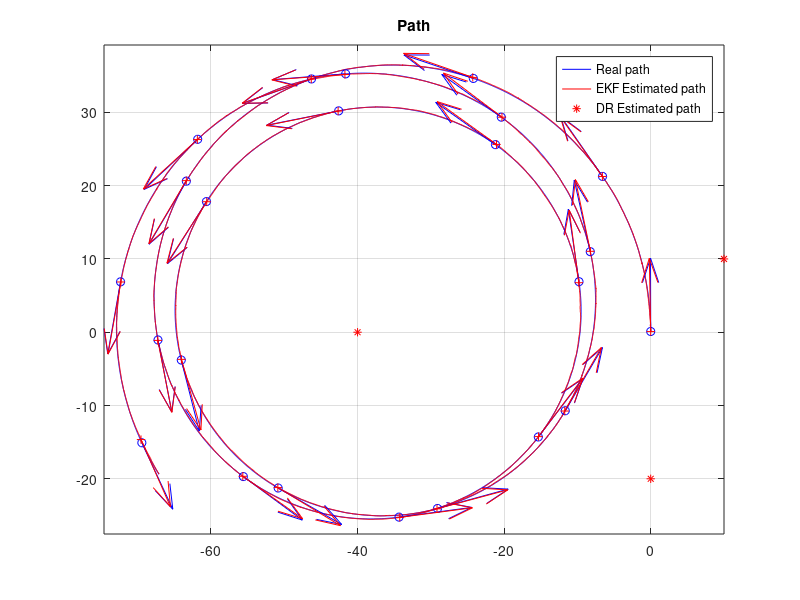
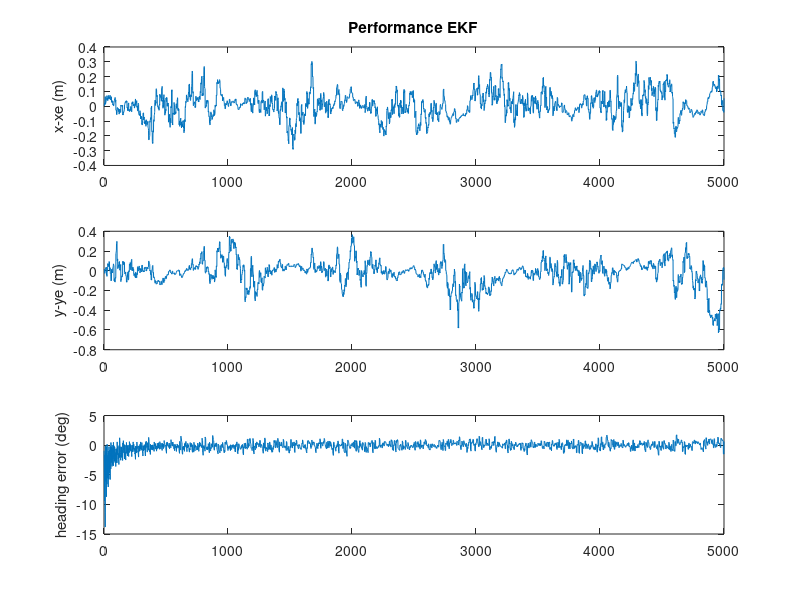
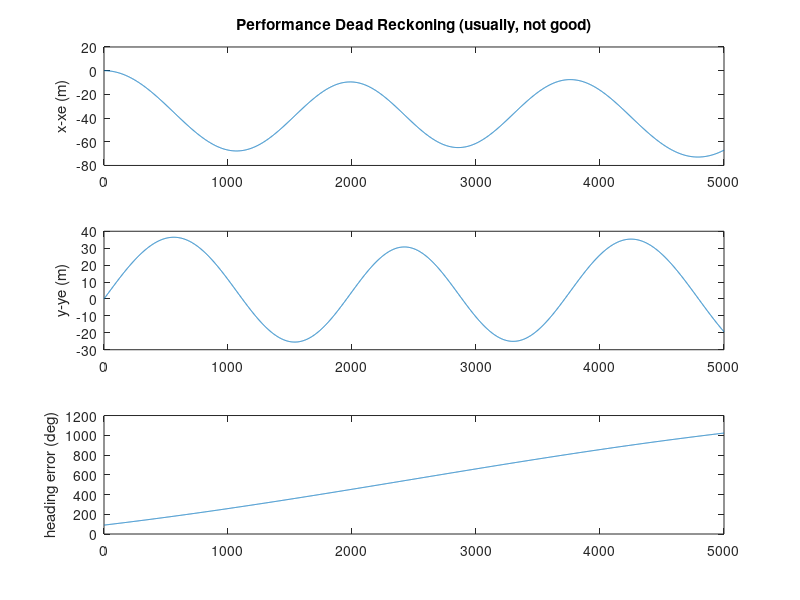
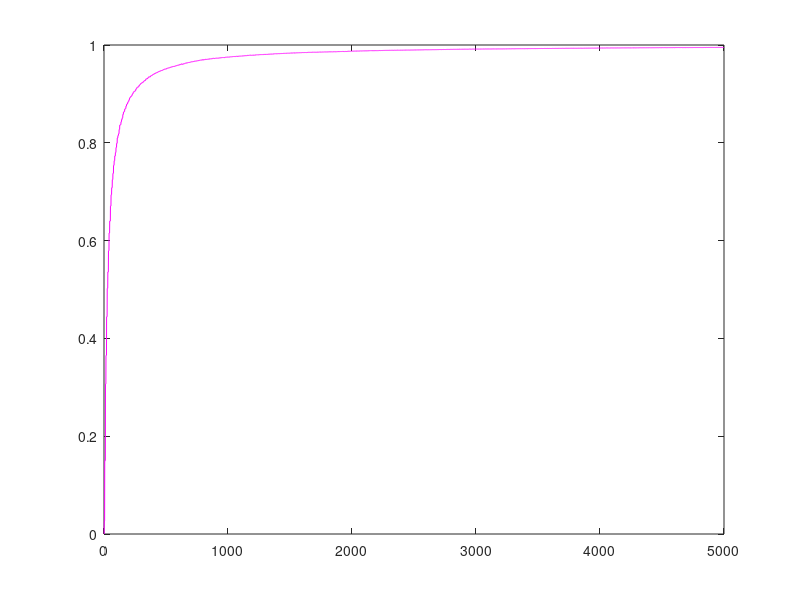

Here is the MATLAB script that generated these plots, in order:
% DemoEKF.m - version 2018.1
% MRTN4010 - S1.2018
% Example using Extended Kalman Filter (EKF) for the localization problem, using laser range observations.


% Note#1:
% For each "laser scan" we extract the detected landmarks and then we use their ranges to update the estimated 
% states (3DoF: 2D position and heading of the platform).  
% Even frequently using "just" one range (related to some landmark) the estimator is
% able to estimate the pose (position and heading, 3DoF)!!!
% Q: How is this possible?
% A: This is because in addition to the observation model we use the process model (which correlates the states in time) as well.
% As the robot moves then we obtain several observations from different poses (and at different times).
% This system is what is said to be "Observable" 
% (its internal states can be estimated by observing its "outputs", in this case we measure the robot's distance to certain landmark/landmarks).

% it seems that having just range (1D) and certain process model we would
% be able to estimate (x,y, Phi)  (3D)! 
% analogy/question: can we do stereo vision with a perfect process model and just 1 eye? 
% analogy/question: can we do stereo vision with a "good but not perfect" process model and just 1 eye? 
% answer: YES; this problem is called "mapping" (given, approximately, out position, we estimate the position of OOIs)


% Note#2: in this simulation we run the process model at certain frequency
% (dt=50ms), however we do not assume we get measurements (for the observations) at that sample
% rate (that situation would be great!, but it is not always possible). We assume observations have a slower sample rate. This
% is to show that even for a poor system (observing at low rate) the estimation process is still good and feasible. 


%Note #3:
% You can change many things in this simulation (that is the beauty of testing things under simulations):
% 1)  the geographical distribution and number of landmarks.
% 2)  the noise's standard deviations in the inputs of the kinematic model of the vehicle
% 3)  the noise's standard deviations of range measurements
% 4)  the sampling rate of the scanner
% 5)  the inputs to the process (speed and angular rate)
% and a lot of things for experimenting!


% You will be requested, in a subsequent project, to 
%  1) Modify the update stage of the EKF for accepting bearing observations.
%  2) Adapt the Q matrix used in the prediction step, for properly
%  considering the noise that pollutes the model inputs.



% Note4:  IMPORTANT
% a) You will need to modify the EKF update stage in order to deal with the
% cases:   Bearing Only and Range+Bearing (as required in a subsequent
% project). (i.e. no landmarks???)

% b) you need to adapt the Q matrix in the prediction stage, in order to
% consider the noise that pollutes the inputs of the process model (speed
% and gyroZ). Follow the approach presented in the lecture notes, in file
% "MTRN4010_L06_Noise_in_the_inputs_of_ProcessModel.pdf"

%---------------------------------

% In this problem we have a kinematic model of the platform ( our "process
% model"). The inputs, u(t), of the model are 2 :
%    a)  platform's speed (measured at the middle point between the back wheels) 
%    b)  Wz (yaw/heading angular rate), measured through  IMU's gyros.


% by J. Guivant for MRTN4010's students, Session S1.2018.



function main()


% .....................................................
% Here I define the magnitude of the "noises", which I assume are present, 
% polluting mesurements, models, etc.  
% (we are simulating those noises, so we can try whatever we want.) 

% Standard deviation of the error in the angular rate sensor. 
stdDevGyro = 1*pi/180 ;        
% 2 degrees/second , standard deviation of the gyros' noise
% you have seen, when playing with our real IMU's data that, after removing the
% bias, the random error present in the gyros' measurements should be lower than 2 deg/sec.
% so, this one seems realistic.

% Standard deviation of the error in the speed's measurements
stdDevSpeed = 0.15 ;   % We simulate a lot of error!  (very difficult case). 
% Speed-meter's error = 0.15m/sec; actually, a low quality speed sensor! (it
% may be the case, in cartain terrains in which platform's traction is not good.)

% ... errors in the range measurements (25cm, standard dev.)
sdev_rangeMeasurement = 0.25 ;          % std. of noise in range measurements. 0.25m
% this is more than the error you would have with our laser scanner.

% .....................................................

% some parameters, for the simulation context.
Dt=0.05 ;                       % "sample time", 50ms
Li = 5000 ;                     % "experiment" duration, in iterations 
DtObservations=0.250 ;          % laser "sample time" (for observations), 4Hz, approximately


% .....................................................
% Here, I create a virtual map, because this program works on a simulated process.
% (in a real case you would have a real map)

% How many landmarks do you want to use?  
n_usedLanmarks = 3 ;    %it must be : 0 < n_usedLanmarks <5, but you can modify the function "CreateSomeMap()" to extend it.
% just to create some landmarks
% if you specify "n_usedLanmarks = 0", you would not have observations
% (i.e. no updates, just predictions )

global NavigationMap;
NavigationMap = CreateSomeMap(n_usedLanmarks) ;  %creates a artificial map!
% ................................................


% These are the EKF ESTIMATES (Expected value and covariance matrix)
% Initial conditions of the estimates (identical to the real ones, as in
% the lab)( I Assume we know the initial condition of the system)

bias0 = 0;
Xe = [ 0; 0;pi/2; bias0 ] ; 
%P = zeros(3,3) ;            % initial quality --> perfect (covariance =zero )
P = zeros(4,4);
P(4,4) = (4*pi/180)^2;

% Why perfect? (BECAUSE in this case we DO ASSUME we know perfectly the initial condition)

% These are the "opn-loop" dead reckoning ESTIMATES
Xdr = [ 0; 0;pi/2] ;

% Some buffers to store the intermediate values during the experiment (so we can plot them, later)
Xreal_History= zeros(4,Li) ;
Xe_History= zeros(4,Li) ;
XeDR_History= zeros(3,Li) ;

bias_plot = zeros(1,Li);

% .....................................................
% I assume that every time we apply the process model to predict the evolution of the system for a 
% perdiod of time of Dt (50ms) we introduce uncertainty of 0.01m standard deviation on X, 
% similar uncertainty on Y and 1 degree (a lot!) on the heading's estimation
% Q  =zeros(3,3) ;  Q(1,1) = (0.01)^2 ; Q(2,2) =Q(1,1)  ; Q(3,3) = (1*pi/180)^2 ;
% Although you can use this proposed Q, it can be improved. Read
% "MTRN4010_L06_Noise_in_the_inputs_of_ProcessModel.pdf" in order to implement a good refinement. 


Q = diag( [ (0.01)^2 ,(0.01)^2 , (1*pi/180)^2, 0] );


% Q matrix. Represent the covariance of the uncertainty about the process model.
% .....................................................


time=0 ;
% initialize the simulator of process (the "real system").
InitSimulation(stdDevSpeed,stdDevGyro,sdev_rangeMeasurement,DtObservations);
% (BTW: this is just a simulation to replace the real system, because we,
% for the moment, do not have the real system. )

%clc();
disp('Running full simulation, OFF line. Please wait...');

% .....................................................    
for i=1:Li,     % loop
    %pause(dt) ;   % NO delay, I want to run this in a fast off-line SIMULATION, so ASAP.
    
    time = time+Dt ;    
    SimuPlatform(time,Dt);      % because NOW I do not have a real system, I simulate it.
    
    
     
    % I ask about the inputs to the Process Model.
    % The inputs I will be told are polluted versions of the real inputs.
    [Noisy_speed,Noisy_GyroZ]=GetProcessModelInputs();
    
    
    % in the real case we should measure the real inputs (gyros and speedmeter)

    % run our "open-loop" estimation (just dead-reckoning)
    Xdr    = RunProcessModelDr(Xdr,Noisy_speed,Noisy_GyroZ,Dt) ;
    
    
    
    
    
    % -------- THIS IS THE ACTUAL EKF! ------------------------

    % ------ EKF's prediction: applies the prediction step (i.e. Porcess model). 
    % Estimate new covariance, associated to the state after prediction
    % First , I evaluate the Jacobian matrix of the process model (see lecture notes), at X=X(k|k).
    % You should write the analytical expression on paper to understand the following line.
    %J = [ [1,0,-Dt*Noisy_speed*sin(Xe(3))  ]  ; [0,1,Dt*Noisy_speed*cos(Xe(3))] ;    [ 0,0,1 ] ] ; 
    J = [ [1,0,-Dt*Noisy_speed*sin(Xe(3)), 0 ]  ; [0,1,Dt*Noisy_speed*cos(Xe(3)),0] ; ...   
        [ 0,0,1, -Dt ]; [0,0,0,1] ] 
    % then I calculate the new coveraince, after the prediction P(K+1|K) = J*P(K|K)*J'+Q 
    F_u = Dt*[[Noisy_speed*cos(Xe(3)) 0] ; [Noisy_speed*sin(Xe(3)), 0 ] ; [ 0,1 ]; [0,0];];
    
    Q_u = F_u*diag( [sdev_rangeMeasurement*sdev_rangeMeasurement*4, stdDevGyro*stdDevGyro] )*F_u';
    P = J*P*J' + Q + Q_u;
    
    % ATTENTION: we need, in our case, to propose a consistent Q matrix (this is part of your assignment!)
        
    % And, here, we calculate the predicted expected value. 
    Xe    = RunProcessModel(Xe,Noisy_speed,Noisy_GyroZ,Dt) ;
    bias_plot(i) = Xe(4);
    
    %  X(k+1|k) - f( X(k|k), u(k) )
    % in our case, we do not perfectly know u(k), but me measure them (which are noisy)
    % note: we reuse the same variable Xe (we do not need to remember X(k|k), so we overwrite it.)
    
    
    % so, here/now, the variable "Xe" contains "X^(k+1|k)"   ("X^" means "X hat", i.e. predicted expected value of X(k+1) )
    % and the variable "P" is "P(k+1|k)".
        
   % The precition step, for this iteration, is done.
 
    
    

    % .. Get range measuremens, if those are available.
    [nDetectedLandmarks,MasuredRanges,MeasuredBearing, IDs]=GetObservationMeasurements();
    
    % if measurements are avaiable ==> we perform the related updates.
    if nDetectedLandmarks>0,     % any laser data and detected landmarks?
     
        % Because there are available obsevations ==> I perform EKF update\updates.
   
        % --------------- EKF update (observations)
        % Because this observation function is non-linear--> we need to get the Jacobians of h(X).
        % Jacobian for range only measurements (evaluated at the current expected value -->Xe)    
        
        % sqrt( (xi-x)^2+(yi-y)^2 ) for all the seen landmarks. I will need
        % this term for the next calculations.
        
        % for the sake of simplicity in this example, we perform an EKF update for each of the observations.
        for u=1:nDetectedLandmarks,
         
            ID = IDs(u);            % landmark ID?    (in "real life", this is provided by the "data association")
            
            % some auxiliary variables. (euclidean distances!!)
            eDX = (NavigationMap.landmarks(ID,1)-Xe(1)) ;      % (xu-x)
            eDY = (NavigationMap.landmarks(ID,2)-Xe(2)) ;      % (yu-y)
            
            eDD = sqrt( eDX*eDX + eDY*eDY ) ; %   so : sqrt( (xu-x)^2+(yu-y)^2 ) 
    
            
            
            % here is it. "H". I reuse some previous calculations.
            
            H = [ [  -eDX/eDD , -eDY/eDD , 0, 0 ] ; [eDY/(eDX*eDX + eDY*eDY) , -eDX/(eDX*eDX + eDY*eDY) , -1, 0] ];  % Jacobian of h(X); size 2x3
        
            % the expected distances to this landmark ( "h(Xe)" )
            ExpectedRange = eDD ;   % just a coincidence: we already calculated them for the Jacobian, so I reuse it. 
            ExpectedAngle = atan2(NavigationMap.landmarks(ID,2) - Xe(2),NavigationMap.landmarks(ID,1)-Xe(1)) - Xe(3) + pi/2;
            
            z  = [MasuredRanges(u) - ExpectedRange;min(MeasuredBearing(u)-ExpectedAngle,2*pi-(MeasuredBearing(u)-ExpectedAngle))];

            % ------ covariance of the noise/uncetainty in the measurements
            %R = sdev_rangeMeasurement*sdev_rangeMeasurement*4 ;
            R = diag( [sdev_rangeMeasurement*sdev_rangeMeasurement*4, stdDevGyro*stdDevGyro] );
            % I multiply by 4 because I want to be conservative and assume
            % twice the standard deviation that I believe does happen.
        
            % Some intermediate steps for the EKF (as presented in the lecture notes)
            S = R + H*P*H';
            iS = inv(S);
            %iS=1/S;                 % iS = inv(S) ;   % in this case S is 1x1 so inv(S) is just 1/S
            K = P*H'*iS ;           % Kalman gain
            % ----- finally, we do it...We obtain  X(k+1|k+1) and P(k+1|k+1)

            Xe = Xe+K*z;        % update the  expected value
            
            %Xe(4)
            P = P-K*H*P ;       % update the Covariance % i.e. "P = P-P*H'*iS*H*P"  )
            % -----  individual EKF update done ...
        
            % Loop to the next observation based on available measurements..
        end;  
       
       % Here, all available EKF updates have been done.
       % which means that the variable Xe contains X^(k+1|k+1); and P is P(k+1|k+1); the
       % expected value and covariance matrix, respectively, of the POSTERIOR PDF about X(k+1)
       
       
    end;  
     
     % -------- store some current variables, to plot later, at the end. 
     Xreal_History(:,i) = GetCurrentSimulatedState() ;
     Xe_History(:,i)    = Xe ;
     %XeDR_History(:,i)  = Xdr;
     
     

end ;                           % end of while loop



fprintf('Done. Showing results, now..\n');
% now, we can see the resutls.
% PLOT some results. 
SomePlots(Xreal_History,Xe_History,XeDR_History,NavigationMap, bias_plot) ;


return ;        



% =========================================================================
% --- THIS IS THE PROCESS MODEL of MY SYSTEM. (it is a Kinemetic model)
    
function Xnext=RunProcessModel(X,speed,GyroZ,dt) 
    Xnext = X + dt*[ speed*cos(X(3)) ;  speed*sin(X(3)) ; GyroZ-X(4);0 ] ;
return ;

function Xnext=RunProcessModelDr(X,speed,GyroZ,dt) 
    Xnext = X + dt*[ speed*cos(X(3)) ;  speed*sin(X(3)) ; GyroZ] ;
return ;

% =========================================================================
% ========== Simulation functions - (used for simulation of "real" platform and
% for the process model of the EKF.
% When we apply the EKF on a real case, we do NOT need this part.


function [ranges,bearing,IDs] = GetMeasurementsFomNearbyLandmarks(X,map)
    
    if map.nLandmarks>0,
        dx= map.landmarks(:,1) - X(1) ;
        dy= map.landmarks(:,2) - X(2) ;
        ranges = sqrt((dx.*dx + dy.*dy)) ;
        bearing = atan2(map.landmarks(:,2) - X(2),map.landmarks(:,1)-X(1)) - X(3) + pi/2;
        IDs = [1:map.nLandmarks];
    else,
        IDs=[];ranges=[];
    end;
    % I simulate I measure/detect all the landmarks, however there can be
    % cases where I see just the nearby ones.
    
return ;


% here I propose some speed and angular rate inputs. 
% in real cases, they do happen, we do not propose them.
function [speed,GyroZ] = SimuControl(X,t)
    speed = 2 ;                                         % cruise speed, 2m/s  ( v ~ 7km/h)
    GyroZ = 3*pi/180 + sin(0.1*2*pi*t/50)*.02 + 1;         % some crazy driver moving the steering wheel...
return ;


% here I propose some map of landmarks. 
% in real cases, we do not create it, synthetically, like here.
function map = CreateSomeMap(n_used)
    n_used = max(0,min(4,n_used));      % accepts no less than 1, no more than 4. 
    
    landmarks = [  [ -40,0 ];[ -0,-20 ];[ 10,10 ] ;[ 30,10 ]  ] ;   
    % you may modify this list, in case you want to add more landmarks to the navigation map.
    
    map.landmarks = landmarks(1:n_used,:) ;
    map.nLandmarks = n_used ;
return ;





function InitSimulation(stdDevSpeed,stdDevGyro,sdev_rangeMeasurement,DtObservations)
    global ContextSimulation;
    ContextSimulation.Xreal = [ 0; 0;pi/2;1 ] ;     % [x;y;phi]
    ContextSimulation.stdDevSpeed = stdDevSpeed;
    ContextSimulation.stdDevGyro = stdDevGyro;
    ContextSimulation.speed=0;
    ContextSimulation.GyroZ=0;
    ContextSimulation.sdev_rangeMeasurement=sdev_rangeMeasurement;
    ContextSimulation.DtObservations=DtObservations;
    ContextSimulation.timeForNextObservation= 0;
    ContextSimulation.CurrSimulatedTime=0;
    ContextSimulation.bias = 1;
return;


function [Noisy_speed,Noisy_GyroZ]=GetProcessModelInputs()
    % .....................................................
    % add noise to simulate real conditions
    % WHY? to be realistic. When we measure things the measurements are polluted with noise, So I simulated that situation by adding random
    % noise to the perfect measurements (the ones I get from the simulated "real" platform.
    global ContextSimulation;
    Noisy_speed =ContextSimulation.speed+ContextSimulation.stdDevSpeed*randn(1) ;
    Noisy_GyroZ =ContextSimulation.GyroZ+ContextSimulation.stdDevGyro*randn(1);
return;


% NOTE: in a subsequent project, you will apply the EKF for estimating the states of the real
% system. In such cases You DO NOT ADD ANY NOISE to the real
% measurements!!!!. We add noise, here, because we want to simulate a real
% case, always having noise polluting our measurements.


function  SimuPlatform(time,Dt)
    global ContextSimulation;    
    
    % simulate some crazy driver for the car..
    [ContextSimulation.speed,ContextSimulation.GyroZ] = SimuControl(ContextSimulation.Xreal,time) ;      % read kinematic model inputs, ideal ones
    % .........................................
    % simulate one step of the "real system":  Xreal(time)
    ContextSimulation.Xreal = RunProcessModel(ContextSimulation.Xreal,ContextSimulation.speed,ContextSimulation.GyroZ,Dt) ;
    ContextSimulation.CurrSimulatedTime = ContextSimulation.CurrSimulatedTime+Dt;
return;


function [nDetectedLandmarks,MasuredRanges,MeasuredBearing, IDs]=GetObservationMeasurements(map)
    global ContextSimulation NavigationMap;       
   
    if ContextSimulation.CurrSimulatedTime<ContextSimulation.timeForNextObservation,
        % no measurements of outputs at this time.
        nDetectedLandmarks=0;
        MasuredRanges=[];
        MeasuredBearing=[];
        IDs=[];
        return ; 
    end;
     
    ContextSimulation.timeForNextObservation = ContextSimulation.timeForNextObservation+ContextSimulation.DtObservations;
    
    % get simulated range measurements (actual system), in this case the
    % simulated platform.
        
        [RealRanges,RealBearings, IDs] = GetMeasurementsFomNearbyLandmarks(ContextSimulation.Xreal,NavigationMap) ;
                % ...................................................
        nDetectedLandmarks = length(RealRanges) ;
      
        
        if (nDetectedLandmarks<1)       % no detected landmarks...
            MasuredRanges=[];   MeasuredBearing = []; IDs=[];    return ; 
        end;
        
        
        % Here I corrupt the simulated measurements by adding some random noise (to simulate the noise that would be present in the reality)
        % this is the noise:
        noiseInRangeMeasurements= ContextSimulation.sdev_rangeMeasurement*randn(size(RealRanges));
        % here I add it to the perfect ranges' measurements
        MasuredRanges = RealRanges +  noiseInRangeMeasurements ;
        % so MasuredRanges are the measurements polluted with
        % noise. I get the "perfect measurements" from the simulated
        % platform.
        
        % in real life they arrive already polluted!
        noiseInBearingMeasurements = ContextSimulation.stdDevGyro*randn(size(RealBearings));
        MeasuredBearing = RealBearings + noiseInBearingMeasurements;
        
        
 return;

 
function X=GetCurrentSimulatedState()
    global ContextSimulation;
    X=ContextSimulation.Xreal;
 return;   

% -------------end simulation functions -----------------------------------------------


% ====================================================
% --- This is JUST for ploting the results
function SomePlots(Xreal_History,Xe_History,Xdr_History,map, bias_plot) ;



figure(2) ; clf ; hold on ;
plot(Xreal_History(1,:),Xreal_History(2,:),'b') ;
plot(Xe_History(1,:),Xe_History(2,:),'r') ;
%plot(Xdr_History(1,:),Xdr_History(2,:),'m') ;
if (map.nLandmarks>0),   
    plot(map.landmarks(:,1),map.landmarks(:,2),'*r') ;
    legend({'Real path','EKF Estimated path','DR Estimated path','Landmarks'});
else
    legend({'Real path','EKF Estimated path','DR Estimated path'});
end;    





% show vectors, for visualizing heading, at a small number of points.
ii = [1:225:length(Xe_History(1,:))] ;
m=10;
quiver(Xreal_History(1,ii),Xreal_History(2,ii),m*cos(Xreal_History(3,ii)),m*sin(Xreal_History(3,ii)),'b','AutoScale','off','Marker','o' ) ;
quiver(Xe_History(1,ii),Xe_History(2,ii),m*cos(Xe_History(3,ii)),m*sin(Xe_History(3,ii)),'r','AutoScale','off','Marker','+') ;
%quiver(Xdr_History(1,ii),Xdr_History(2,ii),m*cos(Xdr_History(3,ii)),m*sin(Xdr_History(3,ii)),'m','AutoScale','off','Marker','o' ) ;




axis equal ;

title('Path') ;
zoom on ; grid on; box on;

% --------- plot errors between EKF estimates and the real values
figure(3) ; clf ; 
Xe=Xe_History;
subplot(311) ; plot(Xreal_History(1,:)-Xe(1,:)) ;ylabel('x-xe (m)') ;
title('Performance EKF') ;
subplot(312) ; plot(Xreal_History(2,:)-Xe(2,:)) ;ylabel('y-ye (m)') ;
subplot(313) ; plot(180/pi*(Xreal_History(3,:)-Xe(3,:))) ;ylabel('heading error (deg)') ;

figure(4) ; clf ; 
Xe=Xdr_History;
subplot(311) ; plot(Xreal_History(1,:)-Xe(1,:)) ;ylabel('x-xe (m)') ;
title('Performance Dead Reckoning (usually, not good)') ;
subplot(312) ; plot(Xreal_History(2,:)-Xe(2,:)) ;ylabel('y-ye (m)') ;
subplot(313) ; plot(180/pi*(Xreal_History(3,:)-Xe(3,:))) ;ylabel('heading error (deg)') ;
Xe=[];


figure(5); clf;
plot([1:length(bias_plot)],bias_plot,'m') ;
return ;
% -------------------------------------------------------------------------


%  Jose Guivant -  AAS -Session 1.2018
%  Questions:     email to : j.guivant@unsw.edu.au


% -------------------------------------------------------------------------


